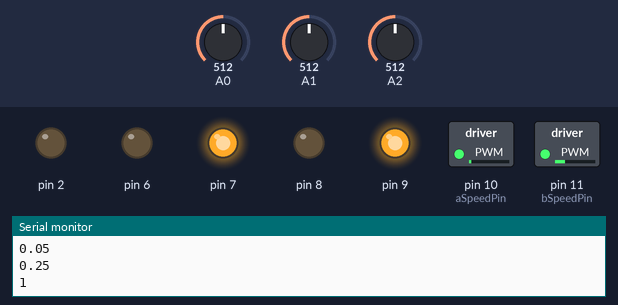
A sketch run on a simulated Arduino Uno, built with avr-gcc and run on an emulated ATmega328P. Parts: switched loads named in the sketch (green lamp = pin HIGH), output pins drawn as LEDs (lit = HIGH), the last lines printed to the serial monitor. Inputs (shaded band) come from the test bench; at power-on: A2 = 512, A1 = 512, A0 = 512.

Above: at 1.2 s.
1.3 s: A2 set to 265
At 1.6 s:
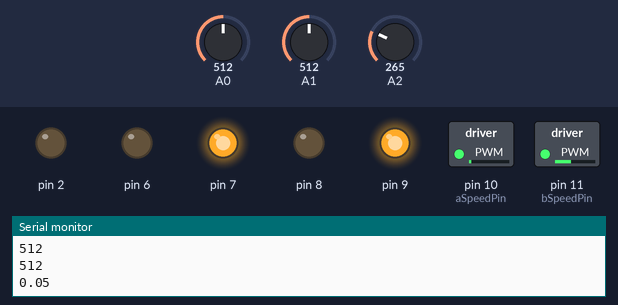
2.8 s: A1 set to 258
4.3 s: A1 set to 232
At 5.5 s:
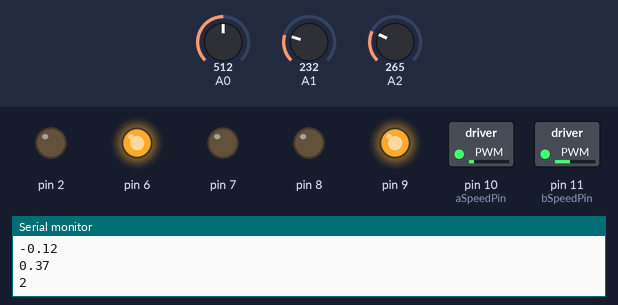
5.8 s: A0 set to 264
7.3 s: A0 set to 232
At 8.5 s:
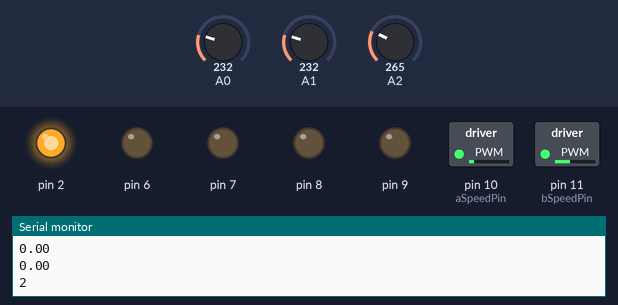
8.8 s: A2 set to 285
At 11.1 s:
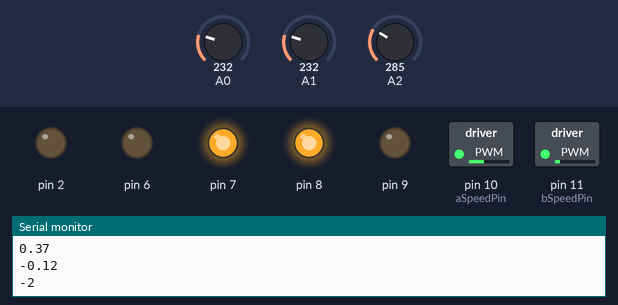
Timing chart, 0 to 12.6 s (numbered marks = the images above; inputs shaded):
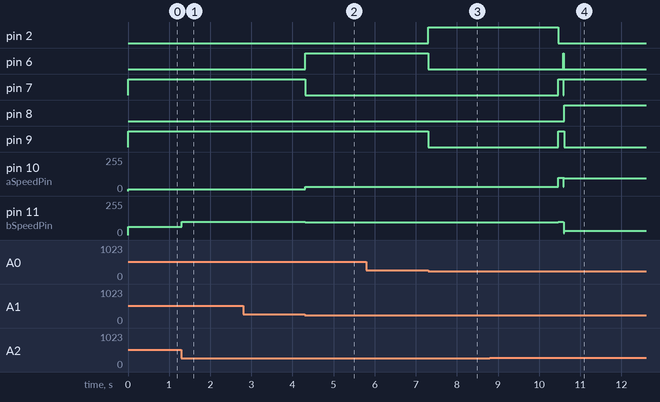

Measured:
- the behaviour switches between 250 and 249 on A1 (found by bisection; images 1 and 2)
- the behaviour switches between 250 and 249 on A0 (found by bisection; images 2 and 3)
- the behaviour switches between 274 and 275 on A2 (found by bisection; images 3 and 4)
- after the input at 1.3 s, pin 11 (bSpeedPin): 63/255 → 101/255 at once
- after the input at 4.3 s, pin 6: LOW → HIGH at once; pin 7: HIGH → LOW at once; pin 10 (aSpeedPin): 12/255 → 31/255 at once; pin 11 (bSpeedPin): 101/255 → 95/255 at once
- after the input at 7.3 s, pin 2: LOW → HIGH at once; pin 6, pin 9: HIGH → LOW at once
- after the input at 8.8 s, pin 2: goes on until 10.5 s, then stays LOW; pin 6: LOW → HIGH after 1.8 s, → LOW 0.01 s later; pin 8: LOW → HIGH after 1.8 s

The sketch:

PwmTest.ino
```cpp
int aBackwards = 6;
int aForwards = 7;
int bBackwards = 8;
int bForwards = 9;

int aSpeedPin = 10;
int bSpeedPin = 11;

bool motorStop = false;

//-2 = sharp left, -1 = left, 0 = center, 1 = right, 2 = sharp right
int turningMode = 1;

int delayPerLoop = 10;

int stopCounter = 0;
int runCounter = 0;

void setup() {
  Serial.begin(9600);
  // put your setup code here, to run once:
  for(int i = 6; i <= 11; i++){
    pinMode(i, OUTPUT);
  }
  pinMode(2, OUTPUT);
}

int counter = 0;

float factor = 0.5;

void loop() {

  // Set thresholds
  int leftThreshold = 275;
  int centerThreshold = 250;
  int rightThreshold = 250;

  // Read photo values
  int left = leftPhoto();
  int center = centerPhoto();
  int right = rightPhoto();

  // Determine whether each photoresistor is black or not
  // Find this by a simple comparison to the threshold
  bool leftBlack = false;
  bool centerBlack = false;
  bool rightBlack = false;

  if(left < leftThreshold){
    leftBlack = true;
  }
  if(center < centerThreshold){
    centerBlack = true;
  }
  if(right < rightThreshold){
    rightBlack = true;
  }

  // Algorithm for finding the left and right motor speeds
  double leftSpeed = 0;
  double rightSpeed = 0;

  // Code to accomodate stopping three seconds
  if(runCounter > 0){
    leftSpeed = 0.8 * factor;
    rightSpeed = 0.8 * factor;
    runCounter--;
  }
  // Code to accomodate stopping three seconds
  else if(stopCounter > 0){
    stopCounter--;
    if(stopCounter <= 0){
      leftSpeed = 0.8 * factor;
      rightSpeed = 0.8 * factor;
      runCounter = 100 / delayPerLoop;
      digitalWrite(2, LOW);
    }
  }
  // Code to accomodate stopping three seconds
  else if(leftBlack && rightBlack && centerBlack){
    leftSpeed = 0.00;
    rightSpeed = 0.00;
    digitalWrite(2, HIGH);
    stopCounter = 3000 / delayPerLoop;
  }
  // Stop when leftBlack and rightBlack but not centerBlack
  else if(leftBlack && rightBlack){
    leftSpeed = 0.05;
    rightSpeed = 0.05;
  }
  // Code to accomodate turning left
  else if(turningMode == 2){
    //if(centerBlack && !rightBlack && !leftBlack){
    if(rightBlack && !leftBlack){
      turningMode = 0;
    }
    leftSpeed = -0.25 * factor;
    rightSpeed = 0.75 * factor;
  }
  // Code to accomodate turning right
  else if(turningMode == -2){
    if(!rightBlack && leftBlack){
      turningMode = 0;
    }
    leftSpeed = 0.75 * factor;
    rightSpeed = -0.25 * factor;
  }
  // Code to accomodate turning right
  else if(rightBlack){
    if(centerBlack){
      turningMode = -2;
    }
    else{
      turningMode = -1;
    }
    leftSpeed = 0.8 * factor;
    rightSpeed = 0.1 * factor;
  }
  // Code to accomodate turning left
  else if(leftBlack){
    if(centerBlack){
      turningMode = 2;
    }
    else{
      turningMode = 1;
    }
    leftSpeed = 0.1 * factor;
    rightSpeed = 0.8 * factor;
  }
  // Going straight forward
  else if(centerBlack){
    turningMode = 0;
    leftSpeed = 0.8 * factor;
    rightSpeed = 0.8 * factor;
  }
  // Code to accomodate turning left
  else if (turningMode == 1) {
    leftSpeed = 0.1 * factor;
    rightSpeed = 0.5 * factor;
  // Code to accomodate turning right
  } else if (turningMode == -1) {
    leftSpeed = 0.5 * factor;
    rightSpeed = 0.1 * factor;
  }
  // None black and no other condition, go straight forward
  else{
    leftSpeed = 0.6 * factor;
    rightSpeed = 0.6 * factor;
  }

  if (!motorStop) {
    runWithSpeeds(leftSpeed, rightSpeed);
  }

  // Use counter to set println delay to 10 times delayPerLoop
  counter++;

  if(counter >= 10){

    Serial.println(left);
    Serial.println(center);
    Serial.println(right);
    Serial.println(leftSpeed);
    Serial.println(rightSpeed);
    Serial.println(turningMode);

    Serial.println();
    counter = 0;
  }
  delay(delayPerLoop);
}

void runWithSpeeds(double aSpeed, double bSpeed){
  runWithSpeed(aSpeedPin, aForwards, aBackwards, aSpeed);
  runWithSpeed(bSpeedPin, bForwards, bBackwards, bSpeed);
}

/*
 * speedValue ranges from -1 to 1
 */
void runWithSpeed(int pwmPin, int forwardsPin, int backwardsPin,
  double speedValue){
  if(speedValue < 0){
    if(speedValue < -1){
      speedValue = -1;
    }
    analogWrite(pwmPin, (int)(-speedValue * 254));
    digitalWrite(forwardsPin, LOW);
    digitalWrite(backwardsPin, HIGH);
  }
  else if(speedValue > 0){
    if(speedValue > 1){
      speedValue = 1;
    }
    analogWrite(pwmPin, (int)(speedValue * 254));
    digitalWrite(forwardsPin, HIGH);
    digitalWrite(backwardsPin, LOW);
  }
  else{
    digitalWrite(forwardsPin, LOW);
    digitalWrite(backwardsPin, LOW);
  }
}

float leftPhoto(){
  return analogRead(A2);
}

float centerPhoto(){
  return analogRead(A1);
}

float rightPhoto(){
  return analogRead(A0);
}
```
